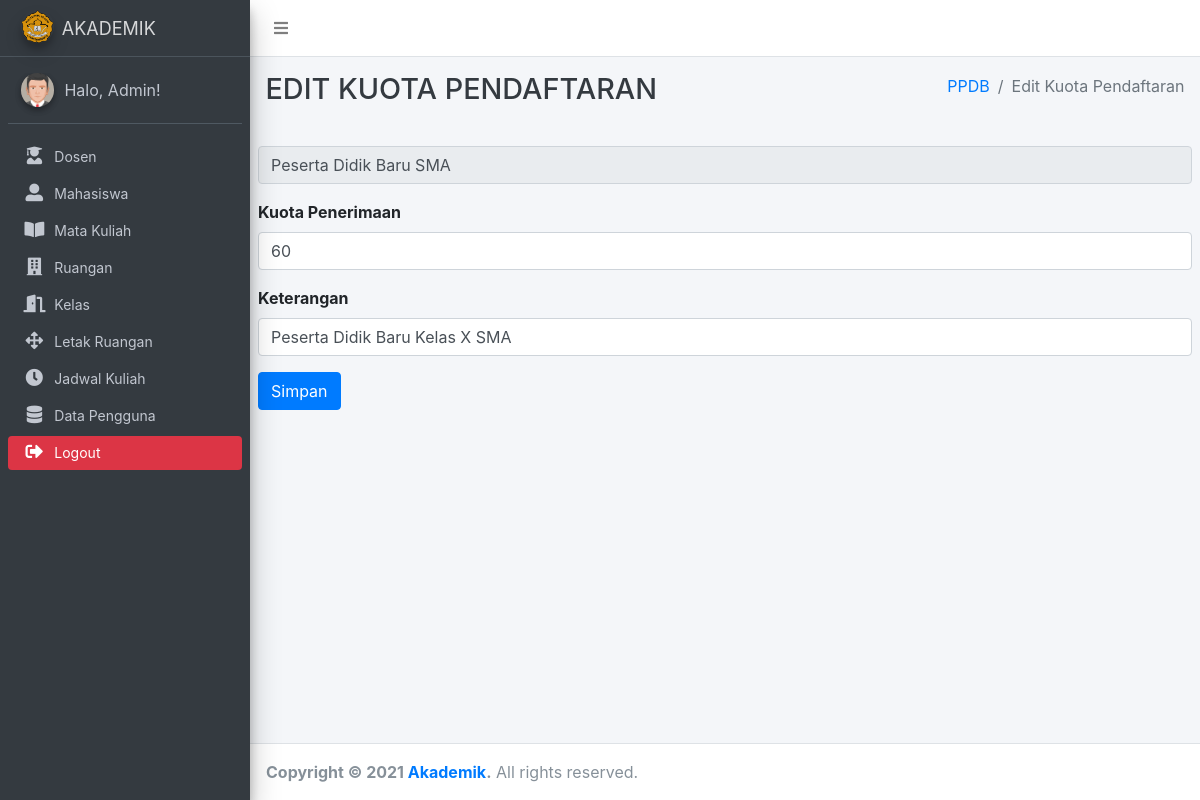
The page /index.php/home/editkuota/6 on the database its author committed.
### tables this page shows
CREATE TABLE `kuota` (
  `id` int(11) NOT NULL AUTO_INCREMENT,
  `jenis` varchar(255) NOT NULL,
  `kuota` int(5) NOT NULL,
  `keterangan` varchar(255) NOT NULL,
  PRIMARY KEY (`id`)
);

### application/controllers/Home.php (called while the page is built, shortened)
<?php
class Home extends CI_Controller {
	public function editkuota($id){
		$sess_data = $this->session->userdata();
		$id =    array ('id' => $id);
		$data['kuota'] = $this->M_akademik->editkuota($id,'kuota')->result();
		$this->load->view('template/header');
		$this->load->view('template/sidebar',$sess_data);
		$this->load->view('editkuota',$data);
		$this->load->view('template/footer');
	}
}

### index.php (called while the page is built, shortened)
<?php
require_once BASEPATH.'core/CodeIgniter.php';

### application/models/M_akademik.php (called while the page is built, shortened)
<?php
class M_akademik extends CI_Model{
    public function editkuota($id)
    {
        return $this->db->get_where('kuota',$id);
    }
}
?>

### application/views/editkuota.php (the view, shortened to what this page needs)
<div class="content-wrapper">
<div class="content-header">
      <div class="container-fluid">
        <div class="row mb-2">
          <div class="col-sm-6">
            <h1 class="m-0 text-dark">EDIT KUOTA PENDAFTARAN</h1>
          </div>
          <div class="col-sm-6">
            <ol class="breadcrumb float-sm-right">
              <li class="breadcrumb-item"><a href="#">PPDB</a></li>
              <li class="breadcrumb-item active">Edit Kuota Pendaftaran</li>
            </ol>
          </div>
        </div>
      </div>
    </div>
    <section class="content">
    <?php foreach ($kuota as $data) : ?>
		<form method="post" action="<?php echo base_url().'home/updatekuota'; ?>">
        <div class="form-group">
        <input readonly type="text" name="jenis" class="form-control" value="<?php echo $data->jenis;?>">
        </div>
        <div class="form-group">
        <label for="">Kuota Penerimaan</label>
        <input type="text" name="kuota" class="form-control" value="<?php echo $data->kuota;?>">
        </div>
        <div class="form-group">
        <label for="">Keterangan</label>
        <input type="text" name="keterangan" class="form-control" value="<?php echo $data->keterangan;?>">
        </div>
        <button type="submit" class="btn btn-primary">Simpan</button>
      </div>
	<?php endforeach ;?>
</div>

### rows shown on the page
kuota: jenis "Peserta Didik Baru SMA", kuota "60", keterangan "Peserta Didik Baru Kelas X SMA"
